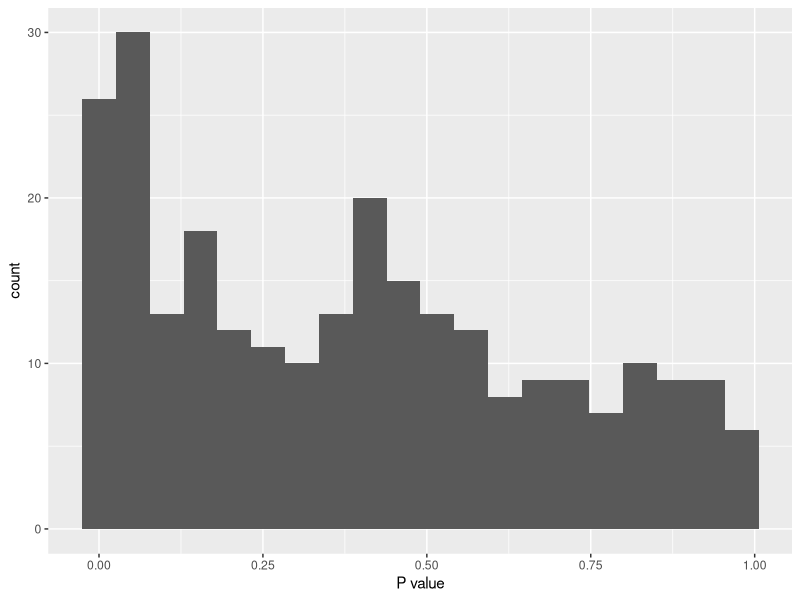
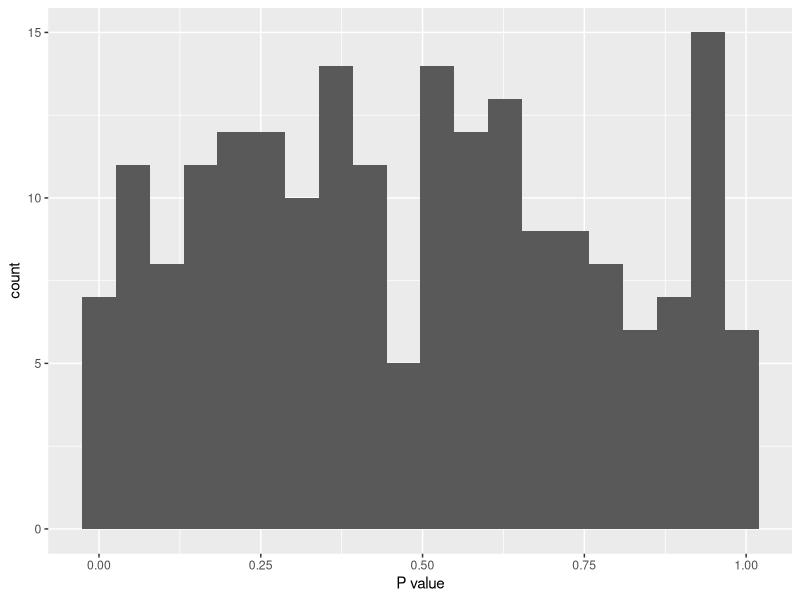
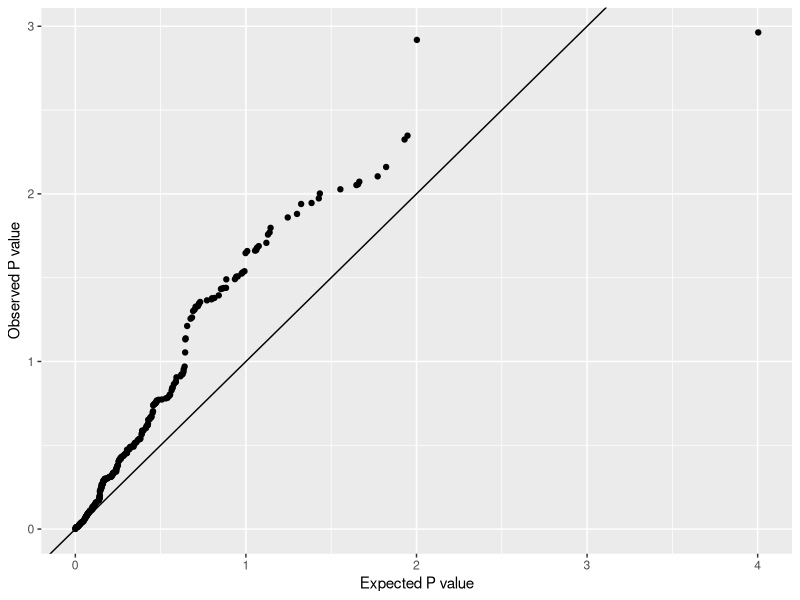

These figures' R source, in order:
library(ggplot2)
ps <- data.frame('p'= c(runif(40,0,0.05),runif(20,0.05,0.6),runif(200,0,1)))

ggplot(ps, aes(p)) +
  geom_histogram(bins=20) +
  xlab("P value")



ps <- data.frame('p'= runif(200,0,1))

ggplot(ps, aes(p)) +
  geom_histogram(bins=20) +
  xlab("P value")

ps <- data.frame('p'= sort(-log10(c(runif(40,0,0.05),runif(20,0.05,0.6),runif(200,0,1)))),
                 'e' = sort(-log10(runif(260,0,1))))


ggplot(ps, aes(x=e, y=p)) +
  geom_point() +
  geom_abline(slope=1, intercept=0) +
  ylab('Observed P value') +
  xlab('Expected P value')
